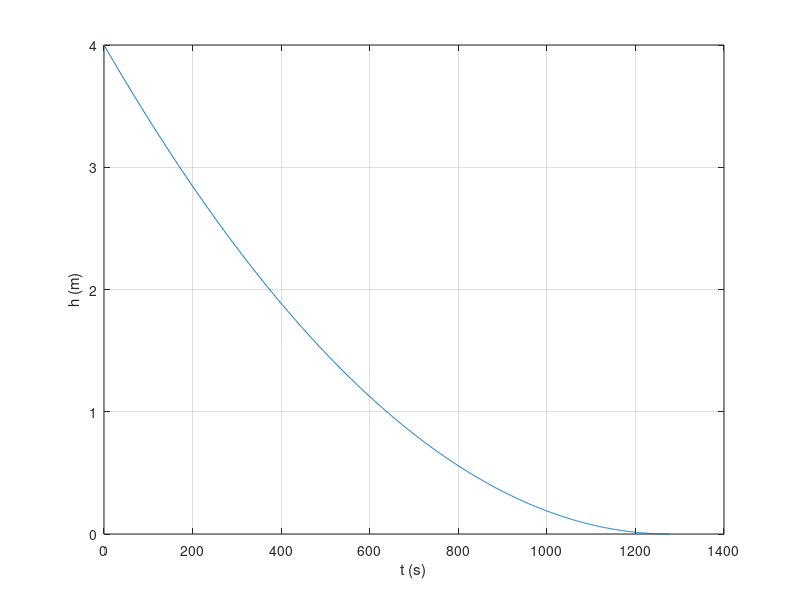

Reproduce this figure in MATLAB.
clear all;
close all;
clc;

g   = 9.81;
S   = 1;
rho = 1000;
Cl  = 1000;
h0  = 4;

alpha = sqrt(g/S^2/rho/Cl);
C     = sqrt(h0);
tf = 2*C/alpha;

t = linspace(0, tf, 1001);  
h = max(C -0.5* alpha*t, 0).^2;     

h_av = (alpha^2*tf^3/12 + alpha*sqrt(h0)*tf^2/2+h0*tf)/tf

plot(t, h)

ylim([0 h0])
xlabel('t (s)'); ylabel('h (m)'); grid on 
